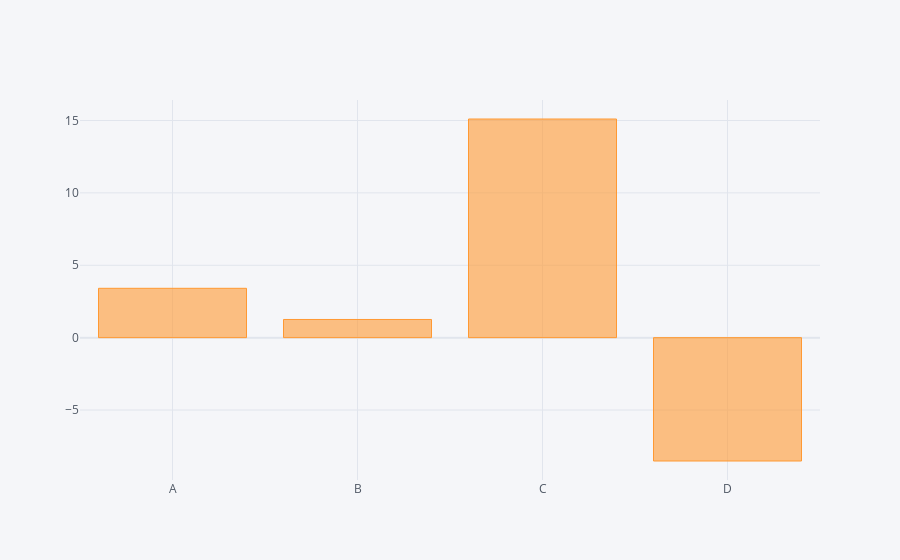

The notebook cell this image was saved under:
### Code cell
df.sum().iplot('bar')

### Figure 1 — Plotly figure (JSON) as saved in the notebook; plotly's stock layout.template omitted (floating-point values rounded to 4 significant figures)
{"data": [{"marker": {"color": "rgba(255, 153, 51, 0.6)", "line": {"color": "rgba(255, 153, 51, 1.0)", "width": 1}}, "name": "None", "orientation": "v", "text": "", "type": "bar", "x": ["A", "B", "C", "D"], "y": [3.408, 1.256, 15.1, -8.521]}], "layout": {"legend": {"bgcolor": "#F5F6F9", "font": {"color": "#4D5663"}}, "paper_bgcolor": "#F5F6F9", "plot_bgcolor": "#F5F6F9", "title": {"font": {"color": "#4D5663"}}, "xaxis": {"gridcolor": "#E1E5ED", "showgrid": true, "tickfont": {"color": "#4D5663"}, "title": {"font": {"color": "#4D5663"}, "text": ""}, "zerolinecolor": "#E1E5ED"}, "yaxis": {"gridcolor": "#E1E5ED", "showgrid": true, "tickfont": {"color": "#4D5663"}, "title": {"font": {"color": "#4D5663"}, "text": ""}, "zerolinecolor": "#E1E5ED"}}}
